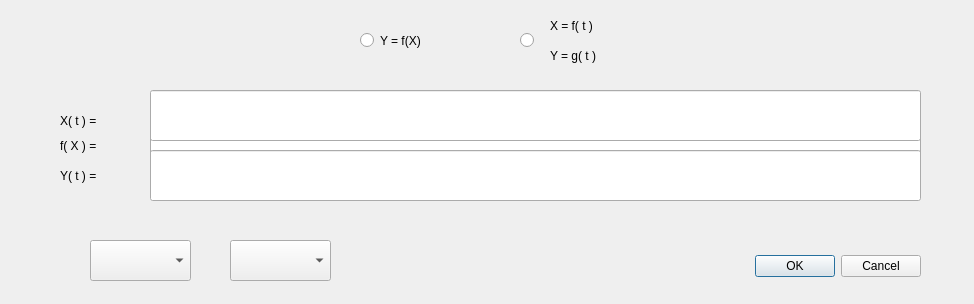
<?xml version="1.0" encoding="UTF-8"?>
<ui version="4.0">
 <class>DialogAddFuntion</class>
 <widget class="QDialog" name="DialogAddFuntion">
  <property name="geometry">
   <rect>
    <x>0</x>
    <y>0</y>
    <width>974</width>
    <height>304</height>
   </rect>
  </property>
  <property name="windowTitle">
   <string>Dialog</string>
  </property>
  <widget class="QDialogButtonBox" name="buttonBox">
   <property name="geometry">
    <rect>
     <x>580</x>
     <y>250</y>
     <width>341</width>
     <height>32</height>
    </rect>
   </property>
   <property name="orientation">
    <enum>Qt::Horizontal</enum>
   </property>
   <property name="standardButtons">
    <set>QDialogButtonBox::Cancel|QDialogButtonBox::Ok</set>
   </property>
  </widget>
  <widget class="QLineEdit" name="lineEdit">
   <property name="geometry">
    <rect>
     <x>150</x>
     <y>120</y>
     <width>771</width>
     <height>51</height>
    </rect>
   </property>
  </widget>
  <widget class="QRadioButton" name="radioButton">
   <property name="geometry">
    <rect>
     <x>360</x>
     <y>20</y>
     <width>111</width>
     <height>41</height>
    </rect>
   </property>
   <property name="text">
    <string>Y = f(X)</string>
   </property>
  </widget>
  <widget class="QRadioButton" name="radioButton_2">
   <property name="geometry">
    <rect>
     <x>520</x>
     <y>20</y>
     <width>111</width>
     <height>41</height>
    </rect>
   </property>
   <property name="text">
    <string>                 </string>
   </property>
  </widget>
  <widget class="QLabel" name="label">
   <property name="geometry">
    <rect>
     <x>550</x>
     <y>10</y>
     <width>91</width>
     <height>31</height>
    </rect>
   </property>
   <property name="text">
    <string>X = f( t )</string>
   </property>
  </widget>
  <widget class="QLabel" name="label_2">
   <property name="geometry">
    <rect>
     <x>550</x>
     <y>40</y>
     <width>91</width>
     <height>31</height>
    </rect>
   </property>
   <property name="text">
    <string>Y = g( t )</string>
   </property>
  </widget>
  <widget class="QLabel" name="label_3">
   <property name="geometry">
    <rect>
     <x>60</x>
     <y>120</y>
     <width>101</width>
     <height>51</height>
    </rect>
   </property>
   <property name="text">
    <string>f( X ) =  </string>
   </property>
  </widget>
  <widget class="QComboBox" name="comboBox">
   <property name="geometry">
    <rect>
     <x>90</x>
     <y>240</y>
     <width>101</width>
     <height>41</height>
    </rect>
   </property>
  </widget>
  <widget class="QLabel" name="label_4">
   <property name="geometry">
    <rect>
     <x>60</x>
     <y>100</y>
     <width>81</width>
     <height>41</height>
    </rect>
   </property>
   <property name="text">
    <string>X( t ) = </string>
   </property>
  </widget>
  <widget class="QLabel" name="label_5">
   <property name="geometry">
    <rect>
     <x>60</x>
     <y>160</y>
     <width>91</width>
     <height>31</height>
    </rect>
   </property>
   <property name="text">
    <string>Y( t ) = </string>
   </property>
  </widget>
  <widget class="QLineEdit" name="lineEdit_2">
   <property name="geometry">
    <rect>
     <x>150</x>
     <y>90</y>
     <width>771</width>
     <height>51</height>
    </rect>
   </property>
  </widget>
  <widget class="QLineEdit" name="lineEdit_3">
   <property name="geometry">
    <rect>
     <x>150</x>
     <y>150</y>
     <width>771</width>
     <height>51</height>
    </rect>
   </property>
  </widget>
  <widget class="QComboBox" name="comboBox_2">
   <property name="geometry">
    <rect>
     <x>230</x>
     <y>240</y>
     <width>101</width>
     <height>41</height>
    </rect>
   </property>
  </widget>
 </widget>
 <resources/>
 <connections>
  <connection>
   <sender>buttonBox</sender>
   <signal>accepted()</signal>
   <receiver>DialogAddFuntion</receiver>
   <slot>accept()</slot>
   <hints>
    <hint type="sourcelabel">
     <x>248</x>
     <y>254</y>
    </hint>
    <hint type="destinationlabel">
     <x>157</x>
     <y>274</y>
    </hint>
   </hints>
  </connection>
  <connection>
   <sender>buttonBox</sender>
   <signal>rejected()</signal>
   <receiver>DialogAddFuntion</receiver>
   <slot>reject()</slot>
   <hints>
    <hint type="sourcelabel">
     <x>316</x>
     <y>260</y>
    </hint>
    <hint type="destinationlabel">
     <x>286</x>
     <y>274</y>
    </hint>
   </hints>
  </connection>
 </connections>
</ui>
